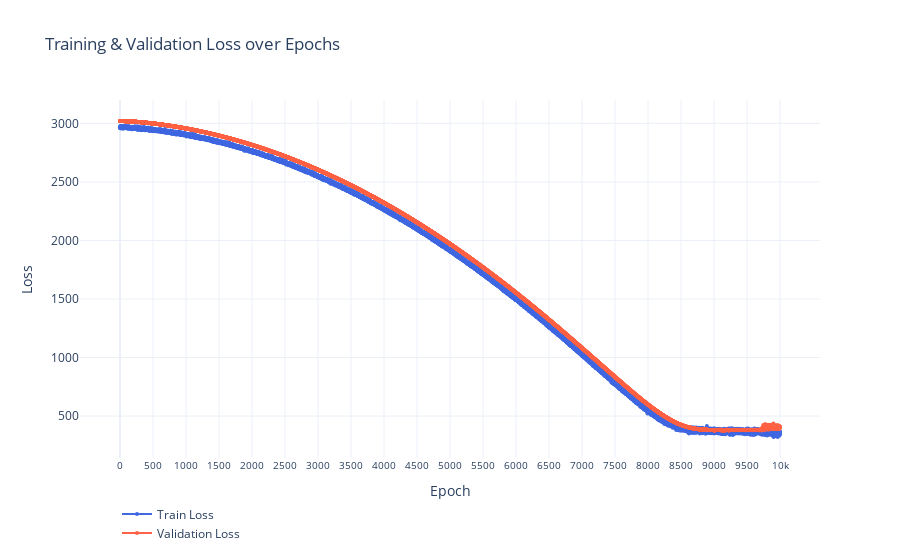

Notebook cell for this chart:
### Code cell
import plotly.graph_objects as go

fig = go.Figure()

# Training loss trace
fig.add_trace(go.Scatter(
    y=train_losses,
    mode="lines+markers",
    name="Train Loss",
    line=dict(color="royalblue", width=2),
    marker=dict(size=4)
))

# Validation loss trace
fig.add_trace(go.Scatter(
    y=val_losses,
    mode="lines+markers",
    name="Validation Loss",
    line=dict(color="tomato", width=2),
    marker=dict(size=4)
))

# Layout
fig.update_layout(
    title="Training & Validation Loss over Epochs",
    xaxis_title="Epoch",
    yaxis_title="Loss",
    xaxis=dict(
        tickmode='array',
        tickvals=list(range(0, 10500, 500)),  # Show ticks every 100 epochs
        tickfont=dict(size=10)
    ),
    template="plotly_white",
    legend=dict(x=0.05, y= -0.25, bgcolor="rgba(255,255,255,0)", borderwidth=0)
)

fig.show()

### Figure 1 — Plotly figure (JSON) as saved in the notebook; plotly's stock layout.template omitted (floating-point values rounded to 4 significant figures; data arrays with more than 128 entries replaced by an {"elided": "..."} marker saying what was removed)
{"data": [{"line": {"color": "royalblue", "width": 2}, "marker": {"size": 4}, "mode": "lines+markers", "name": "Train Loss", "type": "scatter", "y": {"elided": "10000 float values"}}, {"line": {"color": "tomato", "width": 2}, "marker": {"size": 4}, "mode": "lines+markers", "name": "Validation Loss", "type": "scatter", "y": {"elided": "10000 float values"}}], "layout": {"legend": {"bgcolor": "rgba(255,255,255,0)", "borderwidth": 0, "x": 0.05, "y": -0.25}, "title": {"text": "Training & Validation Loss over Epochs"}, "xaxis": {"tickfont": {"size": 10}, "tickmode": "array", "tickvals": [0, 500, 1000, 1500, 2000, 2500, 3000, 3500, 4000, 4500, 5000, 5500, 6000, 6500, 7000, 7500, 8000, 8500, 9000, 9500, 10000], "title": {"text": "Epoch"}}, "yaxis": {"title": {"text": "Loss"}}}}
